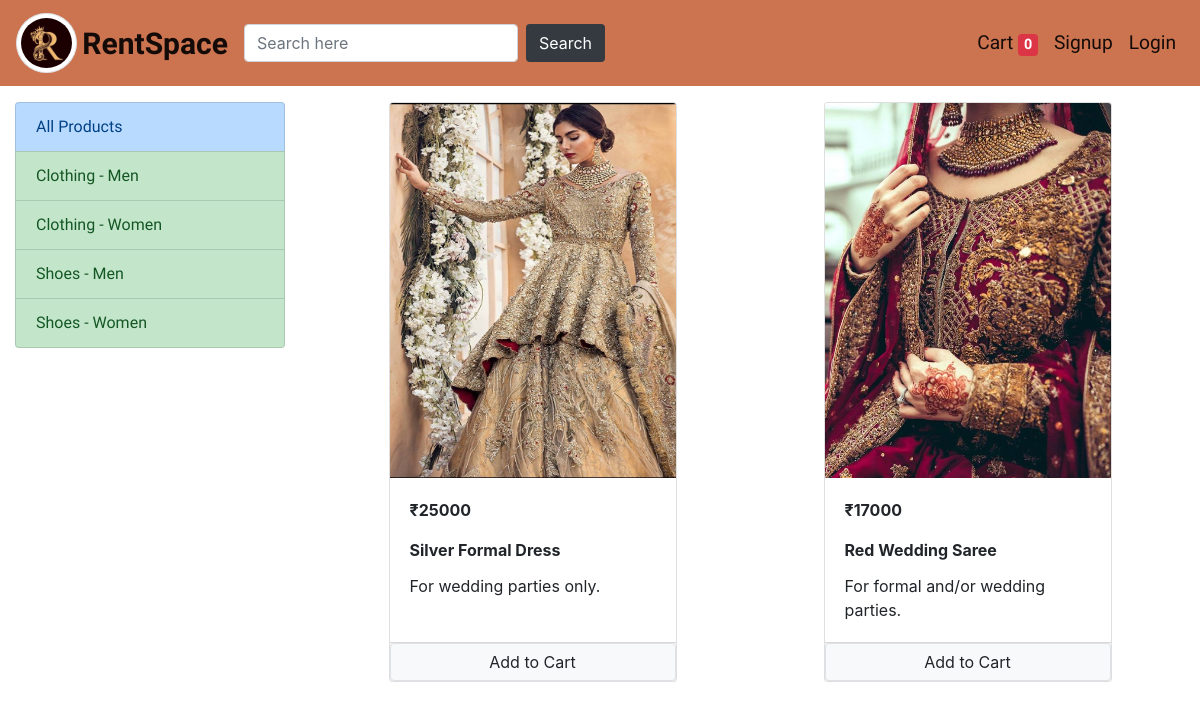
The app's page /?category=2 with its own data.
### store/models/category.py (models this page shows, shortened)
class Category(models.Model):
    name = models.CharField(max_length=20)
    @staticmethod
    def get_all_categories():
        return Category.objects.all()

### store/models/product.py (models this page shows, shortened)
class Product(models.Model):
    name = models.CharField(max_length=50)
    price = models.IntegerField(default=0)
    category = models.ForeignKey(Category, on_delete=models.CASCADE, default=1)
    description = models.CharField(max_length=200, default='', null=True, blank=True)
    image = models.ImageField(upload_to='uploads/products/')
    @staticmethod
    def get_all_products_by_categoryid(category_id):
        if category_id:
            return Product.objects.filter(category = category_id)
        else:
            return Product.get_all_products()

### store/views/home.py (the view, shortened to what this page needs)
# urls.py: path('', Index.as_view(), name='homepage'),
class Index(View):
    def get(self, request):
        cart = request.session.get('cart')
        if not cart:
            request.session['cart'] = {}
        products = None
        categories = Category.get_all_categories()
        categoryId = request.GET.get('category')
        if categoryId:
            products = Product.get_all_products_by_categoryid(categoryId)
        else:
            products = Product.get_all_products()
        data = {}
        data['products'] = products
        data['categories'] = categories
        return render(request, 'index.html', data)

### store/templatetags/cart.py (called while the page is built)
@register.filter(name='is_in_cart')
def is_in_cart(product, cart):
    keys = cart.keys()
    for id in keys:
        if int(id)==product.id:
            return True
    return False

### store/templatetags/custom_filter.py (called while the page is built)
@register.filter(name='currency')
def currency(number):
    return '₹'+str(number)

### store/templates/index.html (shortened to what this page needs)
{% extends 'base.html' %}
{% block content %}
{% load cart %}
{% load custom_filter %}
<div class="container-fluid mt-3">
    <div class="row">
        <div class="col-lg-3 mx-auto">
            <div class="list-group">
                <a href="/" class="list-group-item list-group-item-action list-group-item-primary side-bar">All
                    Products</a>
                {% for category in categories %}
                <a href="/?category={{ category.id }}"
                    class="list-group-item list-group-item-action list-group-item-success side-bar">{{ category.name }}</a>
                {% endfor %}
            </div>
        </div>
        <div id="products" class="col-lg-9 mx-auto">
            <div class="row mx-auto">
                {% for product in products %}
                <div class="card mx-auto mb-3" id="{{product.id}}" style="width: 18rem;">
                    <img class="card-img-top img-fluid image-render" style="height: 375px;"
                        src="{{ product.image.url }}" alt="Card image cap">
                    <div class="card-body">
                        <p class="card-text"><b>{{ product.price|currency }}</b></p>
                        <p class="card-title"><b>{{ product.name }}</b></p>
                        <p class="card-text">{{ product.description }}</p>
                    </div>
                    <div class="card-footer p-0 no-gutters">
                        {% if product|is_in_cart:request.session.cart %}
                        <div class="row no-gutters">
                            <form action="/#{{ product.id }}" class="col-2" method="post">
                                {% csrf_token %}
                                <input hidden type="text" name="product" value="{{ product.id }}">
                                <input hidden type="text" name="remove" value="True">
                                <input type="submit" value="-" class="btn btn-block btn-secondary">
                            </form>
                            <div class="text-center col">
                                {{ product|cart_quantity:request.session.cart }} in Cart
                            </div>
                            <form action="/#{{ product.id }}" class="col-2" method="post">
                                {% csrf_token %}
                                <input hidden type="text" name="product" value="{{ product.id }}">
                                <input type="submit" value="+" class="btn btn-block btn-secondary">
                            </form>
                        </div>
                        {% else %}
                        <form action="/#{{ product.id }}" method="post" class="btn-block">
                            <input value="Add to Cart" type="submit"
                                class="float-right btn btn-light border form-control">
                        </form>
                        {% endif %}
                    </div>
                </div>
                {% endfor %}
            </div>
        </div>
    </div>
</div>
{% endblock %}

### store/templates/base.html (style rules this page uses)
.image-render { max-width: 100%; height: auto; }
.side-bar { font-family: 'Rowdies', cursive; }

### records on screen
Category: name "Clothing - Men"
Category: name "Clothing - Women"
Category: name "Shoes - Men"
Category: name "Shoes - Women"
Product: image (picture), price "₹25000", name "Silver Formal Dress", description "For wedding parties only."
Product: image (picture), price "₹17000", name "Red Wedding Saree", description "For formal and/or wedding parties."

### other values on screen
{{ request.session.cart.keys|length }} "0"
